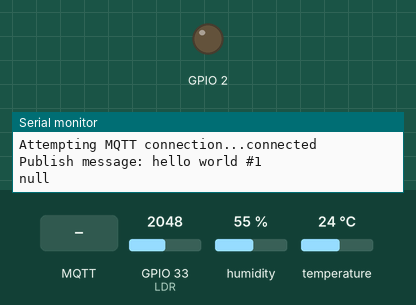
Simulated run of this program. Board: ESP32. On the bench: output pins drawn as LEDs (lit = HIGH), the last lines printed to the serial monitor. The test bench sets the inputs (shaded band); at power-on: GPIO 33 (LDR) = 2048, humidity 55 %, temperature 24 °C. WiFi joins after 1.5 s; servers stay silent unless stated; random numbers use the default seed unless the program sets one; no MQTT or app messages arrive unless stated.

Above: at 2.7 s.
2.8 s: MQTT message "1" arrives on the first subscribed topic
At 3.4 s:
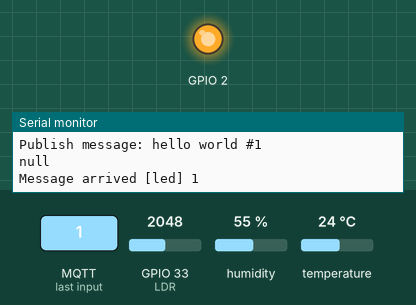
4.3 s: MQTT message "0" arrives on the first subscribed topic
At 4.6 s:
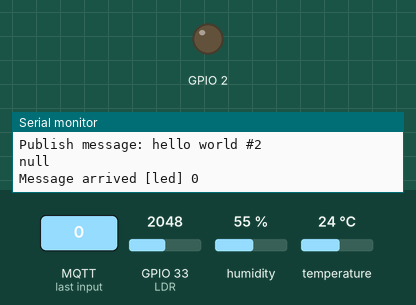
Timing chart, 0 to 7.3 s (numbered marks = the images above; inputs shaded):
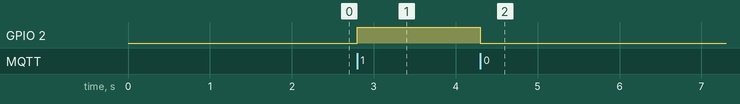

The program:

main.cpp
```cpp
#include <Arduino.h>
#include <WiFi.h>
#include <PubSubClient.h>
#include <DHT.h>
#include <Adafruit_Sensor.h>
#include <ArduinoJson.h>


#define DHT11PIN 26
DHT dht(DHT11PIN, DHT11);
#define LDR 33
#define Bp1 12


// Update these with values suitable for your network.
const char* ssid = "mohamed";
const char* password = "1234momo";
const char* mqtt_server = "172.20.10.5";

WiFiClient espClient;
PubSubClient client(espClient);
unsigned long lastMsg = 0;
#define MSG_BUFFER_SIZE	(50)
char msg[MSG_BUFFER_SIZE];
int value = 0;


void setup_wifi() {

  delay(10);
  // We start by connecting to a WiFi network
  Serial.println();
  Serial.print("Connecting to ");
  Serial.println(ssid);

  WiFi.mode(WIFI_STA);
  WiFi.begin(ssid, password);

  while (WiFi.status() != WL_CONNECTED) {
    delay(500);
    Serial.print(".");
  }

  randomSeed(micros());

  Serial.println("");
  Serial.println("WiFi connected");
  Serial.println("IP address: ");
  Serial.println(WiFi.localIP());
}

void callback(char* topic, byte* payload, unsigned int length) {
  Serial.print("Message arrived [");
  Serial.print(topic);
  Serial.print("] ");
  for (int i = 0; i < length; i++) {
    Serial.print((char)payload[i]);
  }
  Serial.println();

  // Switch on the LED if an 1 was received as first character
  if ((char)payload[0] == '1') {
    digitalWrite(BUILTIN_LED,HIGH);   // Turn the LED on (Note that LOW is the voltage level
    // but actually the LED is on; this is because
    // it is active low on the ESP-01)
  } else {
    (char)payload[0] == '0';
    digitalWrite(BUILTIN_LED, LOW);  // Turn the LED off by making the voltage HIGH
  }

}


void reconnect() {
  // Loop until we're reconnected
  while (!client.connected()) {
    Serial.print("Attempting MQTT connection...");
    // Create a random client ID
    String clientId = "Client-";
    clientId += String(random(0xffff), HEX);
    // Attempt to connect
    if (client.connect(clientId.c_str())) {
      Serial.println("connected");
      // Once connected, publish an announcement...
      client.publish("outTopic", "hello world");
      // ... and resubscribe
      client.subscribe("led");
    } else {
      Serial.print("failed, rc=");
      Serial.print(client.state());
      Serial.println(" try again in 5 seconds");
      // Wait 5 seconds before retrying
      delay(5000);
    }
  }
}

void notifyClient() {
  DynamicJsonDocument doc(256);


  char json_string[256];
  serializeJson(doc, json_string);

  Serial.println(json_string);

  client.publish("ESP32-1", json_string);
}


void setup() {
  pinMode(BUILTIN_LED, OUTPUT);     // Initialize the BUILTIN_LED pin as an output
  Serial.begin(115200);
  setup_wifi();
  client.setServer(mqtt_server, 1883);
  client.setCallback(callback);
  dht.begin();
}

void loop() {

  if (!client.connected()) {
    reconnect();
  }
  client.loop();

  unsigned long now = millis();
  if (now - lastMsg > 2000) {
    lastMsg = now;
    ++value;
    snprintf (msg, MSG_BUFFER_SIZE, "hello world #%ld", value);
    Serial.print("Publish message: ");
    Serial.println(msg);
    client.publish("outTopic", msg);
    notifyClient();

  }

  float strTemp = dht.readTemperature();
  float strHum = dht.readHumidity();
  int value = analogRead(LDR);

  DynamicJsonDocument doc(256);

    //doc["BP"] = digitalRead(Bp1) ? "ACTIF" : "NOT ACTIF";
    doc["TEMPERATURE"] = strTemp;
    doc["HUMIDITY"] = strHum;
    doc["LDR"] = value;


  char json_string[256];
  serializeJson(doc, json_string);
  client.publish("Gauge", json_string);

}
```

Measured:
- after the input at 2.8 s, GPIO 2: LOW → HIGH at once
- after the input at 4.3 s, GPIO 2: HIGH → LOW at once
